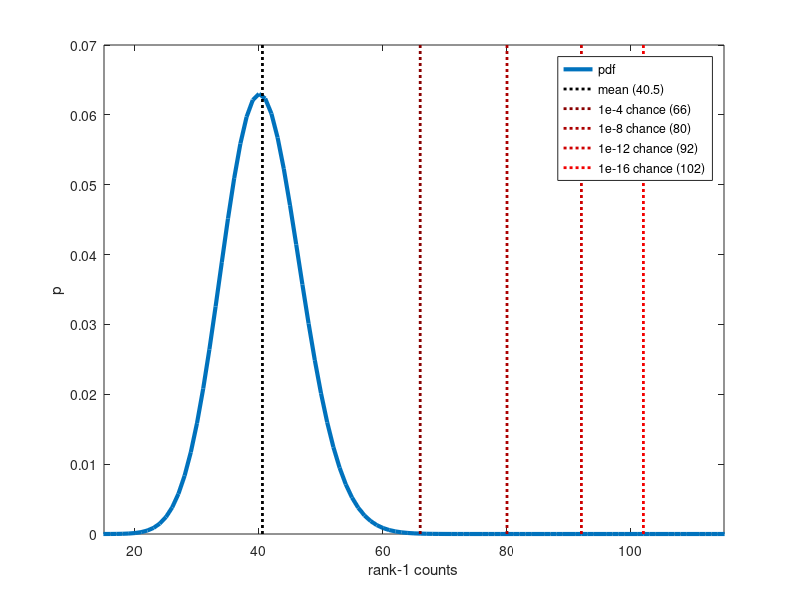

MATLAB code to generate this figure:
M = 4096;
K = 100;
p = 1 / (1 + K);

xs = 0:M;
Ps = binopdf(xs, M, p);
y_lim = 0.07;

figure;
plot(xs, Ps, 'LineWidth',3);
hold on;

mu = p * M;
plot([mu, mu], [0, y_lim], 'k:', 'LineWidth',2);
hold on;

bars = [66, 80, 92, 102];

for i=1:numel(bars), 
    plot([bars(i), bars(i)], [0, y_lim], ':', 'LineWidth',2, 'Color',[(102+35*i)/255,0,0]);
    hold on;
end

xlim([15, 115])
ylim([0, 0.07])

legend('pdf', 'mean (40.5)', '1e-4 chance (66)', '1e-8 chance (80)', '1e-12 chance (92)', '1e-16 chance (102)')

xlabel('rank-1 counts');
ylabel('p')